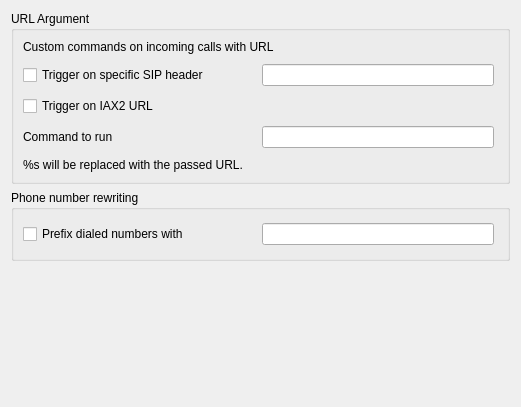
<?xml version="1.0" encoding="UTF-8"?>
<ui version="4.0">
 <class>DlgHooksBase</class>
 <widget class="QWidget" name="DlgHooksBase">
  <property name="geometry">
   <rect>
    <x>0</x>
    <y>0</y>
    <width>520</width>
    <height>407</height>
   </rect>
  </property>
  <property name="windowTitle">
   <string notr="true">Hook settings</string>
  </property>
  <layout class="QVBoxLayout" name="verticalLayout">
   <item>
    <widget class="QGroupBox" name="groupBox_urlArgument">
     <property name="title">
      <string>URL Argument</string>
     </property>
     <layout class="QVBoxLayout" name="verticalLayout_12">
      <item>
       <widget class="QLabel" name="label">
        <property name="text">
         <string>Custom commands on incoming calls with URL</string>
        </property>
        <property name="wordWrap">
         <bool>true</bool>
        </property>
       </widget>
      </item>
      <item>
       <widget class="QWidget" name="widget_protocols" native="true">
        <property name="sizePolicy">
         <sizepolicy hsizetype="Expanding" vsizetype="Preferred">
          <horstretch>0</horstretch>
          <verstretch>0</verstretch>
         </sizepolicy>
        </property>
        <property name="minimumSize">
         <size>
          <width>0</width>
          <height>0</height>
         </size>
        </property>
        <layout class="QHBoxLayout" name="horizontalLayout_8">
         <property name="leftMargin">
          <number>0</number>
         </property>
         <property name="topMargin">
          <number>4</number>
         </property>
         <property name="rightMargin">
          <number>4</number>
         </property>
         <property name="bottomMargin">
          <number>4</number>
         </property>
         <item>
          <widget class="QCheckBox" name="kcfg_enableHooksSIP">
           <property name="text">
            <string>Trigger on specific SIP header</string>
           </property>
          </widget>
         </item>
         <item>
          <widget class="KLineEdit" name="kcfg_hooksSIPHeader">
           <property name="sizePolicy">
            <sizepolicy hsizetype="Preferred" vsizetype="Fixed">
             <horstretch>0</horstretch>
             <verstretch>0</verstretch>
            </sizepolicy>
           </property>
          </widget>
         </item>
        </layout>
       </widget>
      </item>
      <item>
       <widget class="QCheckBox" name="kcfg_enableHooksIAX">
        <property name="text">
         <string>Trigger on IAX2 URL</string>
        </property>
       </widget>
      </item>
      <item>
       <widget class="QWidget" name="widget_urlArgumentForm" native="true">
        <layout class="QHBoxLayout" name="horizontalLayout">
         <property name="leftMargin">
          <number>0</number>
         </property>
         <property name="topMargin">
          <number>4</number>
         </property>
         <property name="rightMargin">
          <number>4</number>
         </property>
         <property name="bottomMargin">
          <number>4</number>
         </property>
         <item>
          <widget class="QLabel" name="label_command">
           <property name="text">
            <string>Command to run</string>
           </property>
           <property name="buddy">
            <cstring>kcfg_hooksCommand</cstring>
           </property>
          </widget>
         </item>
         <item>
          <widget class="KLineEdit" name="kcfg_hooksCommand">
           <property name="sizePolicy">
            <sizepolicy hsizetype="Preferred" vsizetype="Fixed">
             <horstretch>0</horstretch>
             <verstretch>0</verstretch>
            </sizepolicy>
           </property>
          </widget>
         </item>
        </layout>
       </widget>
      </item>
      <item>
       <widget class="QLabel" name="label_2">
        <property name="text">
         <string>%s will be replaced with the passed URL.</string>
        </property>
       </widget>
      </item>
     </layout>
    </widget>
   </item>
   <item>
    <widget class="QGroupBox" name="groupBox_phoneNumberFormatting">
     <property name="title">
      <string>Phone number rewriting</string>
     </property>
     <layout class="QVBoxLayout" name="verticalLayout_13">
      <item>
       <widget class="QWidget" name="widget_phoneNumberFormattingForm" native="true">
        <layout class="QHBoxLayout" name="horizontalLayout_2">
         <property name="leftMargin">
          <number>0</number>
         </property>
         <property name="topMargin">
          <number>4</number>
         </property>
         <property name="rightMargin">
          <number>4</number>
         </property>
         <property name="bottomMargin">
          <number>4</number>
         </property>
         <item>
          <widget class="QCheckBox" name="kcfg_addPrefix">
           <property name="text">
            <string>Prefix dialed numbers with</string>
           </property>
          </widget>
         </item>
         <item>
          <widget class="KLineEdit" name="kcfg_prepend">
           <property name="sizePolicy">
            <sizepolicy hsizetype="Preferred" vsizetype="Fixed">
             <horstretch>0</horstretch>
             <verstretch>0</verstretch>
            </sizepolicy>
           </property>
          </widget>
         </item>
        </layout>
       </widget>
      </item>
     </layout>
    </widget>
   </item>
   <item>
    <spacer name="verticalSpacer_configHooks">
     <property name="orientation">
      <enum>Qt::Vertical</enum>
     </property>
     <property name="sizeHint" stdset="0">
      <size>
       <width>499</width>
       <height>96</height>
      </size>
     </property>
    </spacer>
   </item>
  </layout>
 </widget>
 <customwidgets>
  <customwidget>
   <class>KLineEdit</class>
   <extends>QLineEdit</extends>
   <header>klineedit.h</header>
  </customwidget>
 </customwidgets>
 <resources/>
 <connections/>
</ui>
